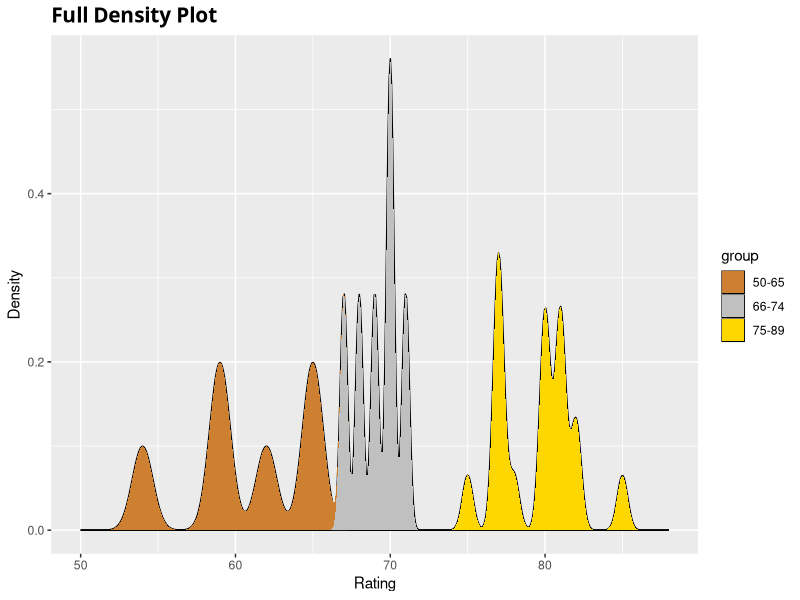

This chart was generated by the following R code:
x <- read.csv("ratings.csv", header =F)$V1
df <- data.frame(x)
df$group = ifelse(df$x < 66, "50-65", ifelse(df$x < 75, "66-74", "75-89"))
library(ggplot2)
ggplot(df, aes(x,fill = group)) + geom_density() + stat_density(adjust = 1) +scale_fill_manual(values = c("50-65" = "#CD7F32", "66-74" = "#C0C0C0","75-89" = "gold"))  + xlim(50,88) + ggtitle("Full Density Plot") + labs(x="Rating",y="Density") + theme(plot.title = element_text(family = "Trebuchet MS",  face="bold", size=15))

